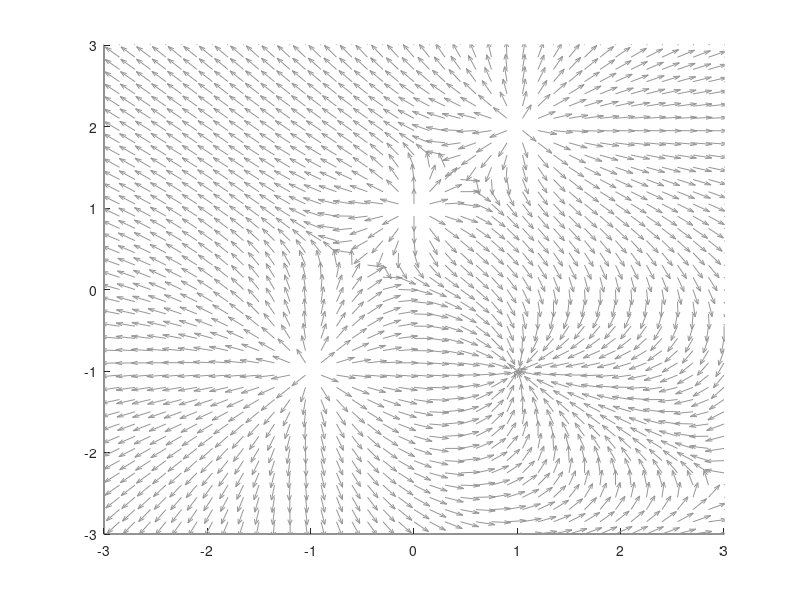

Write the MATLAB code that produced this figure. (Note: this script raises an error after producing the figure.)
%% Multipólus erőtere és ennek integrálgörbéi
%  File: vekanal_multipolus.m
%  Author: Blazsek Martin János 
%  Reviewed by Polcz Péter on 2017. November 26.
% 
%%
% *Megjegyzés.* A Matlab kódokat érdemes szépen kommentelni annak
% érdekében, hogy a html-be való konvertálása szép és informatív legyen.
% Lásd:
% <https://www.mathworks.com/help/matlab/matlab_prog/marking-up-matlab-comments-for-publishing.html
% Matlab Publishing Markup>
%%
Qi = [ 2  0.5  -1 1];
xi = [-1  0     1 1];
yi = [-1  1    -1 2];

lim = 3;
step = 0.15;

%r1 = [xp yp]';
%r2 = [xn yn]';

XY = [xi; yi];

[X,Y] = meshgrid(-lim:step:lim);
eps0 = 8.854*10^-12;

U = zeros(length(X));
V = zeros(length(Y));

for i = 1:length(Qi)
    U = U+(1/(4*pi*eps0))*((Qi(i)*(X-xi(i))./(sqrt((X-xi(i)).^2+(Y-yi(i)).^2).^3)));
    V = V+(1/(4*pi*eps0))*((Qi(i)*(Y-yi(i))./(sqrt((X-xi(i)).^2+(Y-yi(i)).^2).^3)));
end

hold on;
L = sqrt(U.^2+V.^2);
quiver(X,Y,U./L,V./L,'color',[150/255 150/255 150/255]);
xlim([-lim lim]);
ylim([-lim lim]);

f = @(t,r) [0; 0];
for i = 1:length(Qi)
    f = @(t,r) f(t,r) + ...
        [
        (Qi(i)/(4*pi*eps0))*(((r(1)-xi(i))/norm(r - XY(:,i))^3));
        (Qi(i)/(4*pi*eps0))*(((r(2)-yi(i))/norm(r - XY(:,i))^3));
        ];
end
disp(f);    

for i = 1:length(Qi)
    for n = -0.02:0.01/Qi(i):0.02
        for m = -0.02:0.01/Qi(i):0.02  
            if (Qi(i)>0) 
                [t,x] = ode15s(f,[0 10000],[xi(i)+n yi(i)+m]);
                plot(x(:,1),x(:,2),'k','linewidth',1.5);
            end
        end
    end
end

for i = 1:length(Qi)
    if (Qi(i)>0)
        plot(xi(i),yi(i),'or','markerfacecolor','r','markersize',Qi(i)*10);
    else 
        plot(xi(i),yi(i),'ob','markerfacecolor','b','markersize',abs(Qi(i))*10);
    end
end
